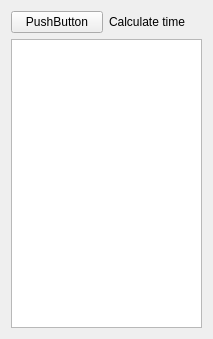
<?xml version="1.0" encoding="UTF-8"?>
<ui version="4.0">
 <class>Widget</class>
 <widget class="QWidget" name="Widget">
  <property name="geometry">
   <rect>
    <x>0</x>
    <y>0</y>
    <width>213</width>
    <height>339</height>
   </rect>
  </property>
  <property name="windowTitle">
   <string>Widget</string>
  </property>
  <layout class="QGridLayout" name="gridLayout">
   <item row="0" column="0">
    <widget class="QPushButton" name="pushButton">
     <property name="text">
      <string>PushButton</string>
     </property>
    </widget>
   </item>
   <item row="0" column="1">
    <widget class="QLabel" name="label">
     <property name="text">
      <string>Calculate time</string>
     </property>
    </widget>
   </item>
   <item row="1" column="0" colspan="2">
    <widget class="QTableWidget" name="tableWidget"/>
   </item>
  </layout>
 </widget>
 <layoutdefault spacing="6" margin="11"/>
 <resources/>
 <connections/>
</ui>
